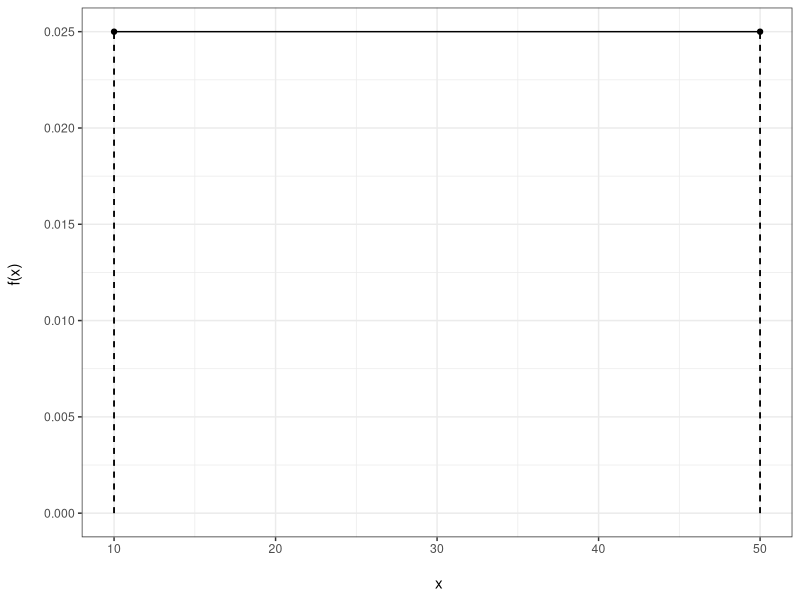
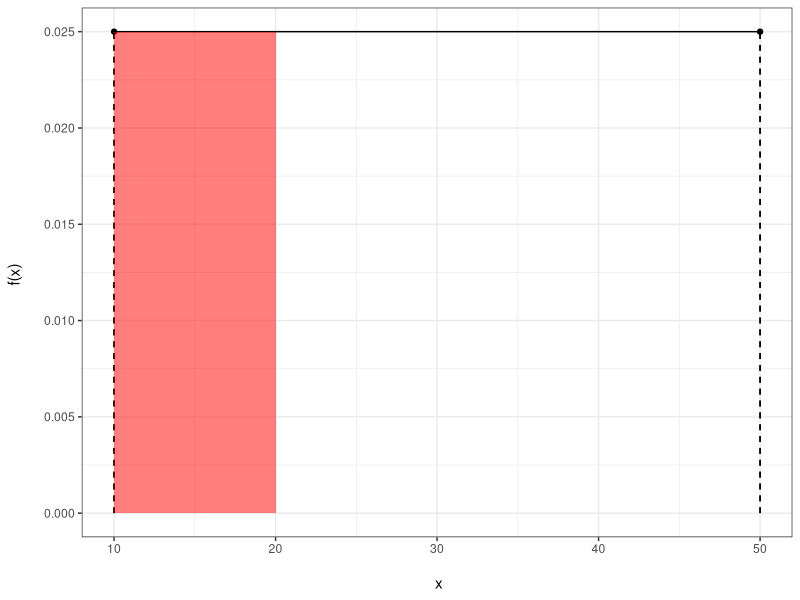
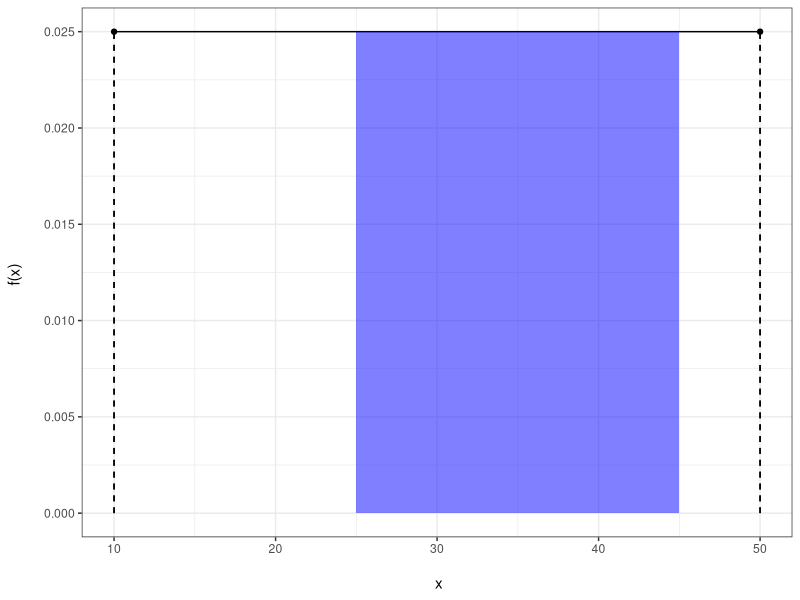
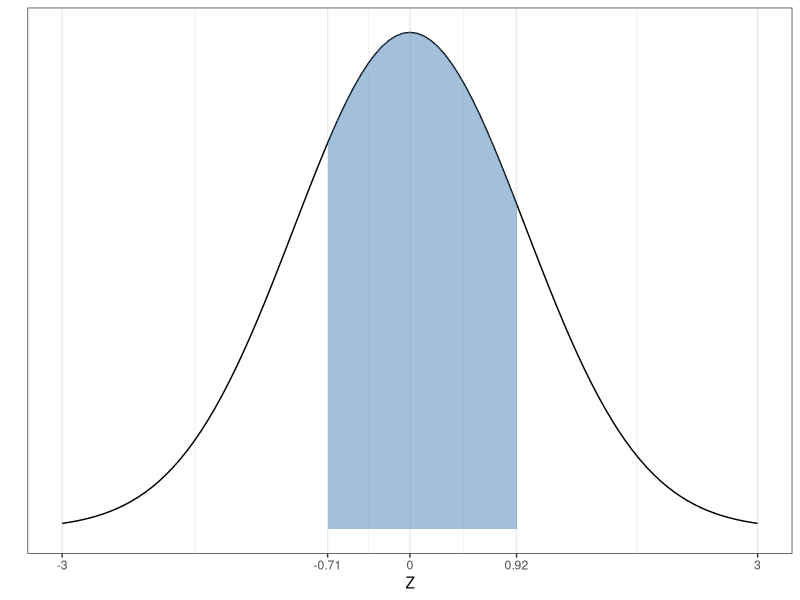
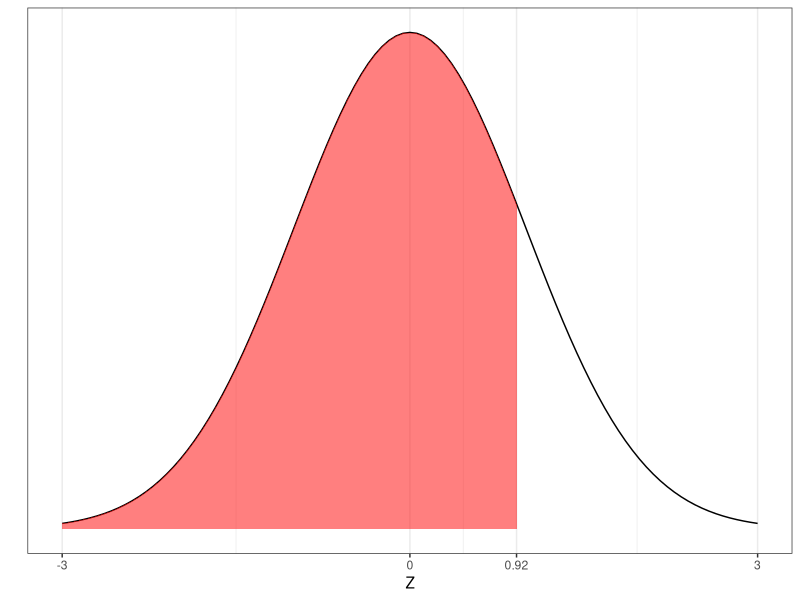
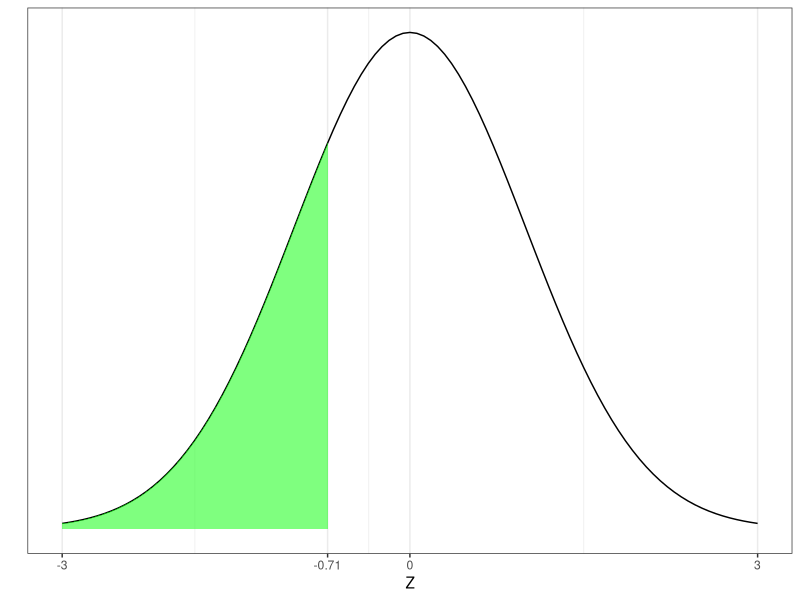
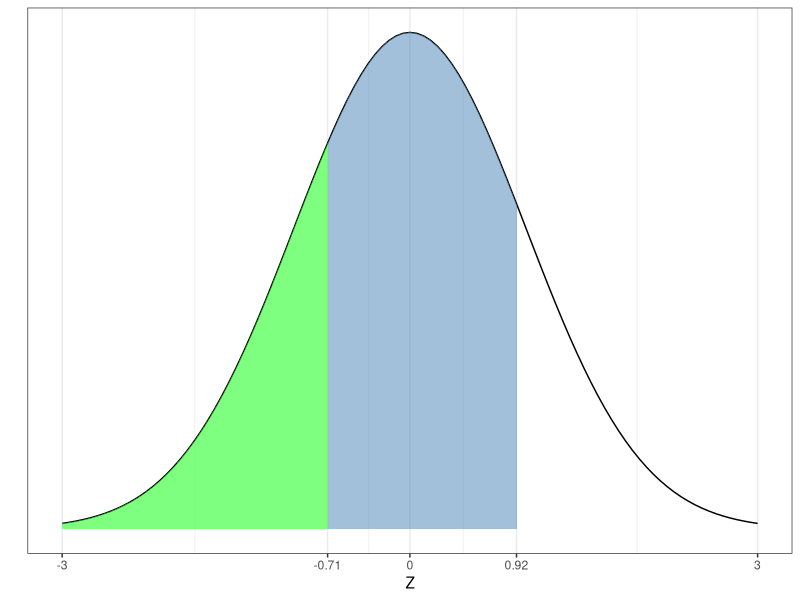

These charts were generated, in order, by the following R code:
## ---- chunk 1
library(ggplot2)

a=10
b=50

d<-data.frame(x=c(a,b),y=c(1/40,1/40))

ggplot(d, aes(x=x,y=y))+geom_point()+geom_line() + xlim(c(a, b)) + ylim(0, 1/(b - a)) +
      labs(x = "\n x", y = "f(x) \n") +
    theme(plot.title = element_text(hjust = 0.5),
          axis.title.x = element_text(face="bold", colour="blue", size = 12),
          axis.title.y = element_text(face="bold", colour="blue", size = 12)) +
    geom_segment(x=a, y=0, xend=a, yend=1/(b - a),linetype = "dashed") +
    geom_segment(x=b, y=0, xend=b, yend=1/(b - a),linetype = "dashed") +
    theme_bw()
## ---- chunk 2
a=10
b=50

d<-data.frame(x=c(a,b),y=c(1/40,1/40))

ggplot(d, aes(x=x,y=y))+geom_point()+geom_line() + xlim(c(a, b)) + ylim(0, 1/(b - a)) +
      labs(x = "\n x", y = "f(x) \n") +
    theme(plot.title = element_text(hjust = 0.5),
          axis.title.x = element_text(face="bold", colour="blue", size = 12),
          axis.title.y = element_text(face="bold", colour="blue", size = 12)) +
    geom_segment(x=a, y=0, xend=a, yend=1/(b - a),linetype = "dashed") +
    geom_segment(x=b, y=0, xend=b, yend=1/(b - a),linetype = "dashed") +
    theme_bw()+
    annotate("rect", 
           xmin = 10, 
           xmax = 20,
           ymin = 0,
           ymax = 1/40,
           fill = "red", alpha=0.5) 

## ---- chunk 3
a=10
b=50

d<-data.frame(x=c(a,b),y=c(1/40,1/40))

ggplot(d, aes(x=x,y=y))+geom_point()+geom_line() + xlim(c(a, b)) + ylim(0, 1/(b - a)) +
      labs(x = "\n x", y = "f(x) \n") +
    theme(plot.title = element_text(hjust = 0.5),
          axis.title.x = element_text(face="bold", colour="blue", size = 12),
          axis.title.y = element_text(face="bold", colour="blue", size = 12)) +
    geom_segment(x=a, y=0, xend=a, yend=1/(b - a),linetype = "dashed") +
    geom_segment(x=b, y=0, xend=b, yend=1/(b - a),linetype = "dashed") +
    theme_bw()+
    annotate("rect", 
           xmin = 25, 
           xmax = 45,
           ymin = 0,
           ymax = 1/40,
           fill = "blue", alpha=0.5) 

## ---- chunk 4
library(ggplot2)
ggplot(data = data.frame(x = c(-3, 3)), aes(x)) + xlab("Z")+
  stat_function(fun = dnorm, n = 101, args = list(mean = 0, sd = 1)) + ylab("") +
  scale_y_continuous(breaks = NULL)+
   stat_function(fun = dnorm,
                geom = "area",
                fill = "steelblue",
                xlim = c(-0.71, 0.92), alpha=0.5) +
    theme_bw()+
  scale_x_continuous(breaks = c(-3,-0.71, 0, 0.92, 3),
                     labels = c(-3, -0.71,0, 0.92, 3),
                     limits = c(-3, 3)) 

## ---- chunk 5
ggplot(data = data.frame(x = c(-3, 3)), aes(x)) + xlab("Z")+
  stat_function(fun = dnorm, n = 101, args = list(mean = 0, sd = 1)) + ylab("") +
  scale_y_continuous(breaks = NULL)+
   stat_function(fun = dnorm,
                geom = "area",
                fill = "red",
                xlim = c(-3, 0.92), alpha=0.5) +
    theme_bw()+
  scale_x_continuous(breaks = c(-3, 0, 0.92, 3),
                     labels = c(-3, 0, 0.92, 3),
                     limits = c(-3, 3)) 

## ---- chunk 6
ggplot(data = data.frame(x = c(-3, 3)), aes(x)) + xlab("Z")+
  stat_function(fun = dnorm, n = 101, args = list(mean = 0, sd = 1)) + ylab("") +
  scale_y_continuous(breaks = NULL)+
   stat_function(fun = dnorm,
                geom = "area",
                fill = "green",
                xlim = c(-3,-0.71), alpha=0.5) +
    theme_bw()+
  scale_x_continuous(breaks = c(-3,-0.71, 0, 3),
                     labels = c(-3, -0.71,0,  3),
                     limits = c(-3, 3)) 

## ---- chunk 7
ggplot(data = data.frame(x = c(-3, 3)), aes(x)) + xlab("Z")+
  stat_function(fun = dnorm, n = 101, args = list(mean = 0, sd = 1)) + ylab("") +
  scale_y_continuous(breaks = NULL)+
   stat_function(fun = dnorm,
                geom = "area",
                fill = "green",
                xlim = c(-3,-0.71), alpha=0.5) +
  stat_function(fun = dnorm,
                geom = "area",
                fill = "steelblue",
                xlim = c(-0.71,0.92), alpha=0.5) +
    theme_bw()+
  scale_x_continuous(breaks = c(-3,-0.71, 0, 0.92, 3),
                     labels = c(-3, -0.71,0, 0.92, 3),
                     limits = c(-3, 3)) 
